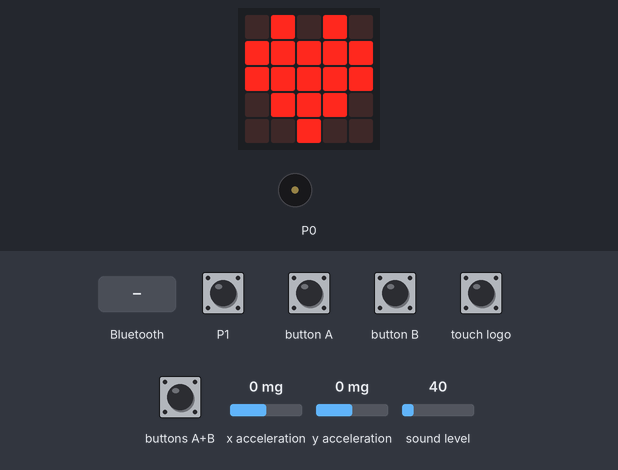
A program run on a simulated BBC micro:bit (MakeCode). On the bench: the board's 5×5 LED display, buzzer (waves = sounding). Inputs (shaded band) come from the test bench; at power-on: x acceleration 0 mg, y acceleration 0 mg, sound level 40. USB keyboard and mouse output is not drawn.

Above: at 1.8 s.
1.9 s: touch pin P1 pressed for 0.15 s
At 2.4 s:
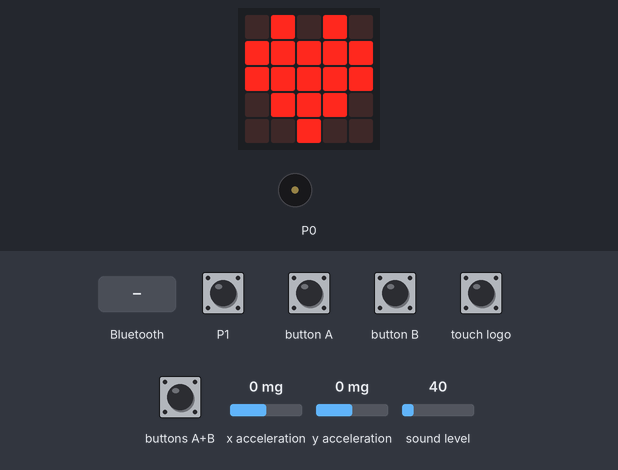
2.6 s: button A pressed for 0.15 s
At 4.3 s:
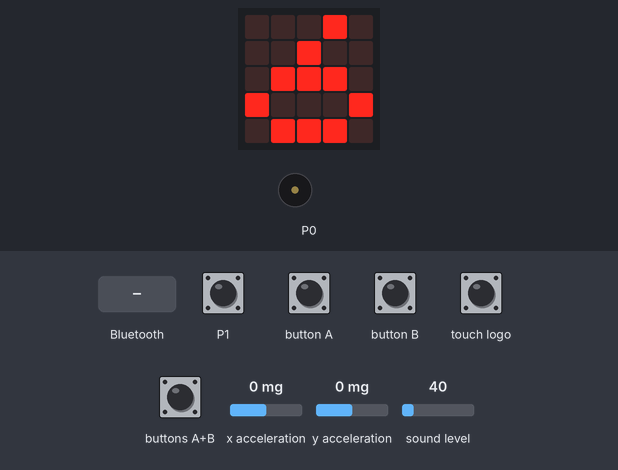
5.7 s: button B pressed for 0.15 s
At 6.3 s:
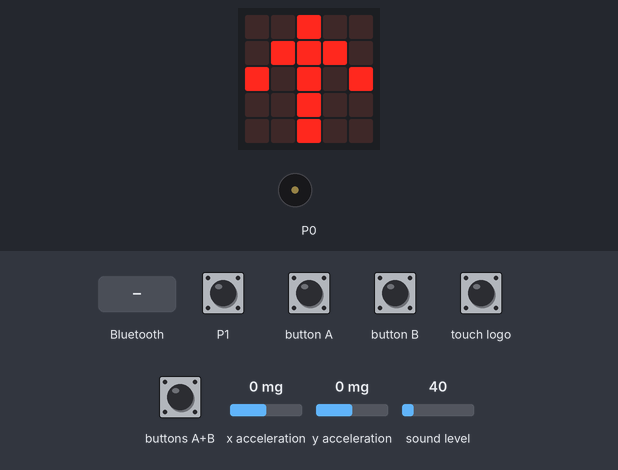
8.5 s: touch logo pressed for 0.15 s
At 9.0 s:
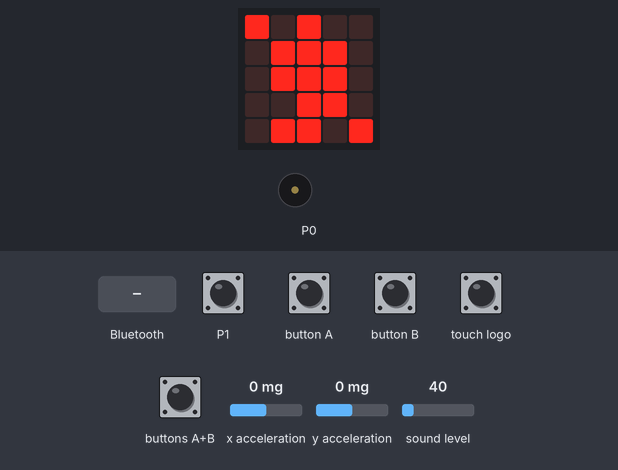
10.6 s: a phone connects over Bluetooth
At 11.1 s:
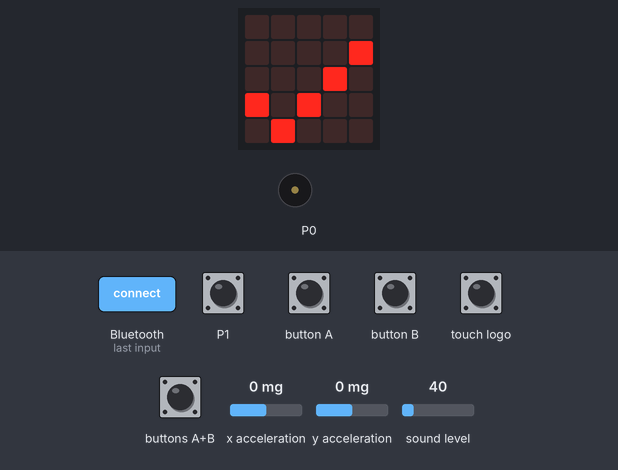
12.1 s: a phone disconnects over Bluetooth
At 13.5 s:
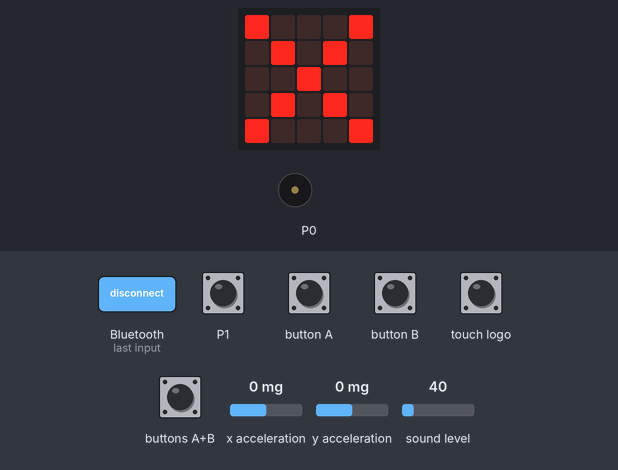
Timing chart, 0 to 15.1 s (numbered marks = the images above; inputs shaded):
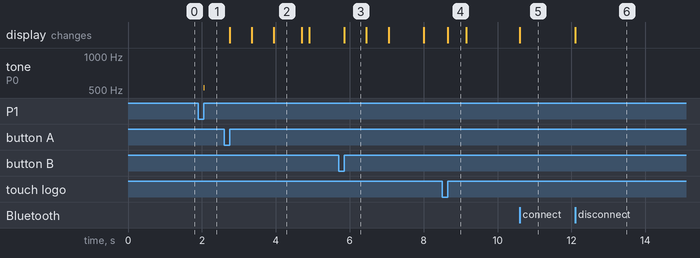

Measured:
- after the input at 1.9 s, tone on P0: silent → 523 Hz after 0.15 s, → silent 0.03 s later
- after the input at 2.6 s, the display: first changes after 0.15 s (image 2 shows a later state)
- after the input at 5.7 s, the display: changes after 0.15 s (image 3)
- after the input at 8.5 s, the display: changes after 0.15 s (image 4)
- after the input at 10.6 s, the display: changes at once (image 5)
- after the input at 12.1 s, the display: changes at once (image 6)
- what the display in image 2 shows lasts 0.7 s, from 4.0 s to 4.7 s

The program:

main.ts
```typescript
input.onLogoEvent(TouchButtonEvent.LongPressed, function () {
    if (Mic > 0) {
        Mic = 0
        basic.showIcon(IconNames.EighthNote)
        basic.pause(200)
        basic.showLeds(`
            . . # . .
            . # # # .
            . # # # .
            . . # . .
            . # # # .
            `)
        basic.showLeds(`
            # . # . .
            . # # # .
            . # # # .
            . . # # .
            . # # . #
            `)
    } else {
        Mic = Sound
        act = 0
        lastTime = input.runningTime()
        input.setSoundThreshold(SoundThreshold.Loud, Mic * 16)
        basic.showLeds(`
            # . # . .
            . # # # .
            . # # # .
            . . # # .
            . # # . #
            `)
        basic.showLeds(`
            . . # . .
            . # # # .
            . # # # .
            . . # . .
            . # # # .
            `)
        basic.showNumber(Mic)
    }
    basic.pause(200)
    basic.clearScreen()
})
bluetooth.onBluetoothConnected(function () {
    basic.showIcon(IconNames.Yes)
    basic.pause(5000)
    basic.clearScreen()
})
bluetooth.onBluetoothDisconnected(function () {
    basic.showIcon(IconNames.No)
    basic.pause(5000)
    basic.clearScreen()
})
input.onButtonPressed(Button.A, function () {
    if (levelX < max) {
        levelX += 1
    } else {
        levelX = min
    }
    basic.showArrow(ArrowNames.West)
    basic.showArrow(ArrowNames.East)
    basic.showNumber(levelX)
    basic.pause(200)
    basic.clearScreen()
})
input.onLogoEvent(TouchButtonEvent.Pressed, function () {
    if (Mic == 0) {
        basic.showLeds(`
            # . # . .
            . # # # .
            . # # # .
            . . # # .
            . # # . #
            `)
    } else {
        if (Mic > 1) {
            Mic += -1
        } else {
            Mic = 9
        }
        input.setSoundThreshold(SoundThreshold.Loud, Mic * 16)
        basic.showLeds(`
            . . # . .
            . # # # .
            . # # # .
            . . # . .
            . # # # .
            `)
        basic.showNumber(Mic)
    }
    if (Mic < Sound && Mic > 0) {
        basic.pause(100)
        basic.showIcon(IconNames.EighthNote)
        basic.showLeds(`
            # . # . .
            . # # # .
            . . # . #
            # # # # .
            # # # . #
            `)
    }
    basic.pause(100)
    basic.clearScreen()
})
input.onButtonPressed(Button.AB, function () {
    if (levelX == 0) {
        levelX = 5
        levelY = 5
        basic.showIcon(IconNames.SmallDiamond)
        basic.showIcon(IconNames.Diamond)
    } else if (levelX == 5) {
        levelX = 0
        levelY = 0
        basic.showIcon(IconNames.Diamond)
        basic.showIcon(IconNames.SmallDiamond)
    }
    basic.showNumber(levelX)
    basic.pause(200)
    basic.clearScreen()
})
input.onButtonPressed(Button.B, function () {
    if (levelY < max) {
        levelY += 1
    } else {
        levelY = min
    }
    basic.showArrow(ArrowNames.North)
    basic.showArrow(ArrowNames.South)
    basic.showNumber(levelY)
    basic.pause(200)
    basic.clearScreen()
})
input.onPinPressed(TouchPin.P1, function () {
    actTme = input.runningTime()
    if (actTme - lastTime <= LimitS || act == 0) {
        act += 1
        if (Mic == 0 || Mic > 7) {
            if (act == 1) {
                music.play(music.tonePlayable(523, music.beat(BeatFraction.Sixteenth)), music.PlaybackMode.InBackground)
            } else if (act == 2) {
                music.play(music.tonePlayable(587, music.beat(BeatFraction.Sixteenth)), music.PlaybackMode.InBackground)
            } else if (act == 3) {
                music.play(music.tonePlayable(659, music.beat(BeatFraction.Sixteenth)), music.PlaybackMode.InBackground)
            } else {
                music.play(music.tonePlayable(698, music.beat(BeatFraction.Sixteenth)), music.PlaybackMode.InBackground)
            }
        }
    }
    lastTime = actTme
})
input.onSound(DetectedSound.Loud, function () {
    if (Mic > 0) {
        actTme = input.runningTime()
        if (actTme - lastTime <= LimitS || act == 0) {
            act += 1
            if (Mic > 7) {
                if (act == 1) {
                    music.play(music.tonePlayable(523, music.beat(BeatFraction.Sixteenth)), music.PlaybackMode.InBackground)
                } else if (act == 2) {
                    music.play(music.tonePlayable(587, music.beat(BeatFraction.Sixteenth)), music.PlaybackMode.InBackground)
                } else if (act == 3) {
                    music.play(music.tonePlayable(659, music.beat(BeatFraction.Sixteenth)), music.PlaybackMode.InBackground)
                } else {
                    music.play(music.tonePlayable(698, music.beat(BeatFraction.Sixteenth)), music.PlaybackMode.InBackground)
                }
            }
        }
    }
    lastTime = actTme
})
let Y = 0
let MoveY = 0
let X = 0
let MoveX = 0
let SpeedY = 0
let SpeedX = 0
let NewY = 0
let NewX = 0
let actTme = 0
let lastTime = 0
let LimitS = 0
let act = 0
let Sound = 0
let Mic = 0
let levelY = 0
let levelX = 0
let min = 0
let max = 0
mouse.startMouseService()
basic.showIcon(IconNames.Heart)
max = 9
min = 0
levelX = 5
levelY = 5
let factor = 0.004
Mic = 0
Sound = 8
act = 0
LimitS = 700
let PressLeft = false
let PressRight = false
let PressHold = false
pins.touchSetMode(TouchTarget.P1, TouchTargetMode.Capacitive)
basic.forever(function () {
    NewX = input.acceleration(Dimension.X)
    NewY = input.acceleration(Dimension.Y) * -1
    SpeedX = Math.map(Math.abs(input.acceleration(Dimension.X)), 0, 1023, 1, 10) * (levelX * factor)
    SpeedY = Math.map(Math.abs(input.acceleration(Dimension.Y)), 0, 1023, 1, 10) * (levelY * factor)
    MoveX = SpeedX * (NewX - X)
    MoveY = SpeedY * (NewY - Y)
    if (act > 0 && input.runningTime() - lastTime > LimitS) {
        if (act >= 4) {
            if (PressHold) {
                PressHold = false
            } else {
                PressHold = true
            }
            act = 0
        } else {
            if (act == 1) {
                mouse.click()
                basic.showString("L")
            } else if (act == 2) {
                mouse.click()
                basic.pause(100)
                mouse.click()
                basic.showString("D")
            } else if (act == 3) {
                mouse.rightClick()
                basic.showString("R")
            }
            act = 0
        }
        if (PressHold) {
            basic.showString("H")
        } else {
            basic.clearScreen()
        }
    }
    if (PressHold) {
        mouse.send(
        MoveX,
        MoveY,
        true,
        false,
        false,
        0,
        true
        )
    } else {
        mouse.movexy(MoveX, MoveY)
    }
    X = SpeedX * NewX + (1 - SpeedX) * X
    Y = SpeedY * NewY + (1 - SpeedY) * Y
})
```

test.ts
```typescript
// 在這裡測試；當此封包作為擴充功能時，將不會編譯此內容。
```
